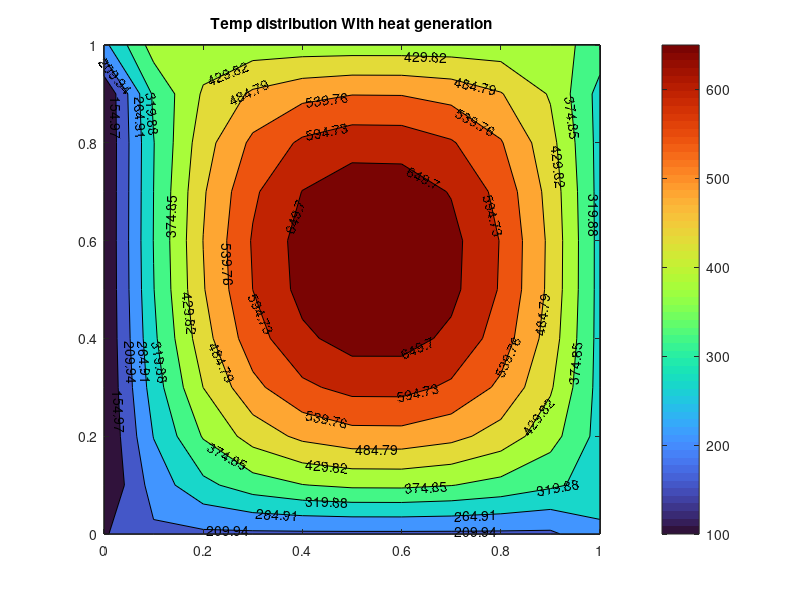

Source code (MATLAB):
clear;
clc;
%CHT Code for 2D plate conduction EXPLICIT METHOD
imax= 11;
%initial conditions:
T0 = 30;
T =zeros(imax,imax);
for i =1:imax
    for j=1:imax
        T(i,j)=T0;
    end
end
%Boundary conditions
Twb = 100;
Teb = 300;
Tsb = 200;
Tnb = 400;
for i =1:imax
    T(i,imax) = Teb;
    T(imax,i) = Tnb;
    T(i,1) = Twb;
    T(1,i) = Tsb;
end
%Dimentional stuff
L1 = 1;
L2 = 1;
dx = L1/(imax-1);
dy =L2/(imax-1);
Lc = L1;
est  = 1e-4;

%heat supply
Q  =100e3;
%Q=0;

%Material properties
Cp = 500;
rho = 7750;
k = 16.2;
dTc = Tnb -Twb;
a = k/(Cp*rho);
b = Q/(Cp*rho);
dt =0.1*dx*dx*dy*dy/(2*a*(dx*dx + dy*dy));
Tnew = T+0;
Told = T+0;
e = 10000;
%js=1;
while e > est
    for i = 2:imax-1
        for j = 2:imax-1
            D2Tx = (Told(i+1,j) + Told(i-1,j) -2*Told(i,j))/(dx*dx);
            D2Ty = (Told(i,j+1) + Told(i,j-1) -2*Told(i,j))/(dy*dy);
            Tnew(i,j) = Told(i,j) + a*dt*(D2Ty + D2Tx) + b*dt;
        end
    end
    for i =1:imax
    Tnew(i,imax) = Teb;
    Tnew(imax,i) = Tnb;
    Tnew(i,1) = Twb;
    Tnew(1,i) = Tsb;
    end
    e =(Lc*Lc/(a*dTc))*max(max(abs((Tnew-Told)/dt)));
    Told = Tnew;
    %Tp(js) = Tnew(5,5);
    %js = js+1;
end
Tnew(imax,imax) =0.5*(Tnew(imax,imax-1)+Tnew(imax-1,imax));
Tnew(1,imax) =0.5*(Tnew(1,imax-1)+Tnew(2,imax));
Tnew(imax,1) =0.5*(Tnew(imax,2)+Tnew(imax-1,1));
Tnew(1,1) =0.5*(Tnew(1,2)+Tnew(2,1));

[X,Y]= meshgrid(dx*(0:imax-1),dy*(0:imax-1));
contourf(X,Y,Tnew,'ShowText','on');
cb = colorbar('eastoutside');
colormap("turbo");
title("Temp distribution With heat generation")
